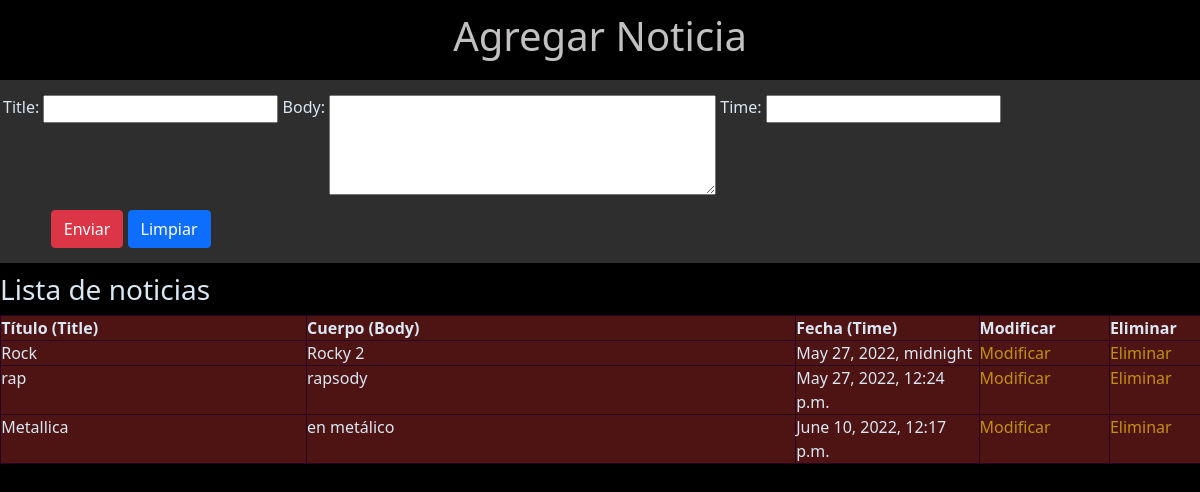
Screenshot of /form_post with the database file from the repository.
### blog/models.py (models this page shows)
class BlogPost(models.Model):
    title = models.CharField(max_length=180)
    body = models.TextField()
    time = models.DateTimeField()

### blog/views.py (the view)
# urls.py: path('form_post',form_post,name='form_post'),
def form_post(request):
    posts = BlogPost.objects.all()
    datos = {
        'form':PostForm(),
        'post':posts
    }
    if(request.method == 'POST'):
        formulario = PostForm(request.POST)
        if formulario.is_valid():
            formulario.save()
            datos['mensaje'] = 'Guardados correctamente'
    return render(request,'blog/form_noticia.html',datos)

### blog/forms.py
class PostForm(ModelForm):
    class Meta:
        model = BlogPost
        fields = ['title','body','time']

### blog/context_processor.py (called while the page is built)
def total_carrito(request):
    total = 0
    if request.user.is_authenticated:
        if "carrito" in request.session.keys():
            for key, value in request.session["carrito"].items():
                total += int(value["acumulado"])
    return{"total_carrito": total}

### blog/templates/blog/form_noticia.html (shortened to what this page needs)
{% load static %}
<!DOCTYPE html>
<html lang="es">
<head>
    <link href="https://cdn.jsdelivr.net/npm/bootstrap@5.0.2/dist/css/bootstrap.min.css" rel="stylesheet">
    <link rel="stylesheet" href="{% static 'blog/css/styleFormularioNoticias.css' %}">
</head>
<body>
    <div class="row">
    <h1>Agregar Noticia</h1>
        <form method="post" action="" id="formulario">
            <div class="form_group">
                {{ form.as_table }}
            </div>
            <div class="botones">
                <input type="submit" class="btn btn-danger" id="enviar" value="Enviar">
                <input type="reset" class="btn btn-primary" id="limpiar" value="Limpiar">
            </div>
        </form>
        <h3>Lista de noticias</h3>
        <table id="tabla" border="1">
            <tr>
                <th>Título (Title)</th>
                <th>Cuerpo (Body)</th>
                <th>Fecha (Time)</th>
                <th scope="col">Modificar</th>
                <th scope="col">Eliminar</th>
            </tr>
            {% for veh in post %}
            <tr>
                <td class="titulo">{{veh.title}}</td>
                <td class="cuerpo">{{veh.body}}</td>
                <td class="fecha">{{veh.time}}</td>
                <td class="modificar"><a href="{% url 'form_mod_post' veh.title %}">Modificar</a></td>
                <td class="eliminar"><a href="{% url 'form_del_post' veh.title %}">Eliminar</a></td>
            </tr>
            {% endfor %}
        </table>
    </div>
</body>
</html>

### blog/static/blog/css/styleFormularioNoticias.css (style rules this page uses)
* { margin: 0px; padding: 0%; color: rgb(217, 231, 243); }
body { background-color: rgb(0, 0, 0); }
.row h1 { padding: 1%; color: rgb(194, 192, 192); text-align: center; }
#formulario { padding: 15px; background-color: rgb(46, 46, 46); }
.form_group input, textarea { vertical-align: top; color:rgb(0, 0, 0) }
textarea { resize: vertical; min-height: 60px; max-height: 100px; }
.botones { margin-top: 15px; margin-left: 4%; }
h3 { padding-top: 10px; }
#tabla { padding: 15px; margin-left: 1%; border: 1px solid #000; background-color: rgb(78, 20, 20); }
th, td { text-align: left; vertical-align: top; border: 1px solid rgb(41, 2, 31); border-spacing: 0; }
.modificar a, .eliminar a { width: 10%; text-decoration: none; color: rgb(192, 145, 15); }
.fecha { width: 15%; }
.titulo { width: 25%; }
.cuerpo { width: 40%; }

### rows the page displays
BlogPost: title "Rock", body "Rocky 2", time "May 27, 2022, midnight"
BlogPost: title "rap", body "rapsody", time "May 27, 2022, 12:24 p.m."
BlogPost: title "Metallica", body "en metálico", time "June 10, 2022, 12:17 p.m."
